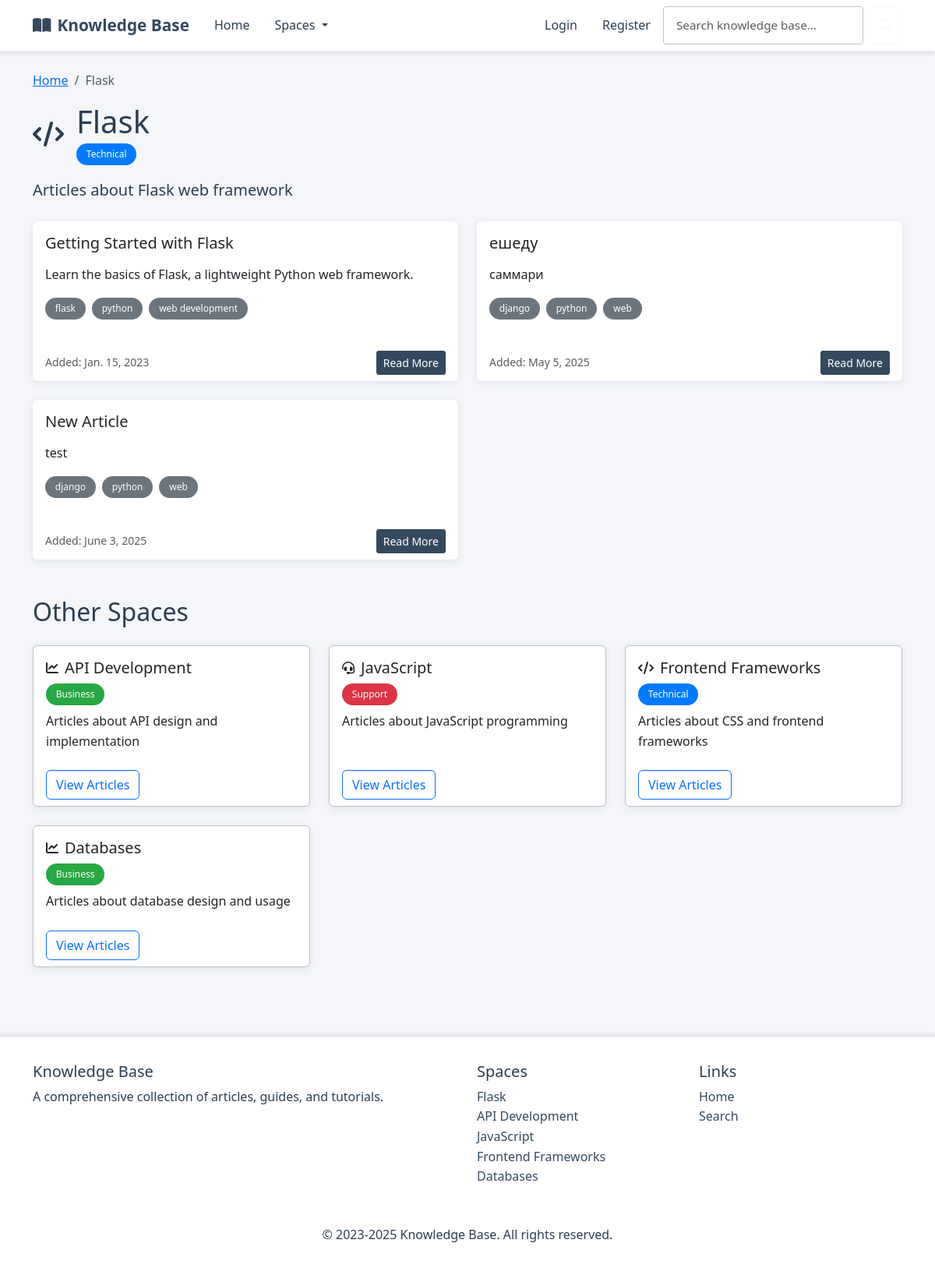
The app's page /space/1/ with its own data.
### kb/models.py (models this page shows, shortened)
class Space(models.Model):
    ICON_CHOICES = [
        ('fas fa-folder', 'Folder'),
        ('fas fa-book', 'Book'),
        ('fas fa-lightbulb', 'Lightbulb'),
        ('fas fa-cog', 'Settings'),
        ('fas fa-rocket', 'Rocket'),
        ('fas fa-star', 'Star'),
        ('fas fa-heart', 'Heart'),
        ('fas fa-trophy', 'Trophy'),
        ('fas fa-graduation-cap', 'Education'),
        ('fas fa-code', 'Code'),
        ('fas fa-database', 'Database'),
        ('fas fa-shield-alt', 'Security'),
        ('fas fa-users', 'Team'),
        ('fas fa-chart-line', 'Analytics'),
        ('fas fa-puzzle-piece', 'Puzzle'),
        ('fas fa-tools', 'Tools'),
        ('fas fa-globe', 'Global'),
        ('fas fa-mobile-alt', 'Mobile'),
        ('fas fa-cloud', 'Cloud'),
        ('fas fa-fire', 'Fire'),
    ]
    name = models.CharField(max_length=100)
    description = models.TextField()
    label = models.ForeignKey(Label, on_delete=models.SET_NULL, null=True, blank=True, related_name='spaces')
    icon = models.CharField(max_length=50, choices=ICON_CHOICES, default='fas fa-folder')
    class Meta:
        verbose_name_plural = "Spaces"

class Label(models.Model):
    COLOR_CHOICES = [
        ('#007bff', 'Blue'),
        ('#28a745', 'Green'),
        ('#dc3545', 'Red'),
        ('#ffc107', 'Yellow'),
        ('#6f42c1', 'Purple'),
        ('#fd7e14', 'Orange'),
        ('#20c997', 'Teal'),
        ('#e83e8c', 'Pink'),
        ('#6c757d', 'Gray'),
        ('#17a2b8', 'Cyan'),
    ]
    name = models.CharField(max_length=50)
    color = models.CharField(max_length=7, choices=COLOR_CHOICES, default='#007bff')
    class Meta:
        verbose_name_plural = "Labels"

class Article(models.Model):
    title = models.CharField(max_length=200)
    summary = models.TextField()
    space = models.ForeignKey(Space, on_delete=models.CASCADE, related_name='articles')
    author = models.ForeignKey(User, on_delete=models.CASCADE, related_name='articles', null=True, blank=True)
    tags = models.JSONField(default=list)
    created_at = models.DateField(default=timezone.now)
    updated_at = models.DateField(default=timezone.now)

### kb/views.py (the view)
# urls.py: path('space/<int:space_id>/', views.space_detail, name='space_detail'),
def space_detail(request, space_id):
    space = get_object_or_404(Space, id=space_id)
    articles = Article.objects.filter(space=space)
    if request.user.is_authenticated:
        for article in articles:
            article.is_read = article.is_read_by_user(request.user)
            article.is_favorited = article.is_favorited_by_user(request.user)
    context = {
        'space': space,
        'articles': articles,
        'title': f'Space: {space.name}'
    }
    return render(request, 'space.html', context)

### kb/context_processors.py (called while the page is built)
def categories_processor(request):
    return {
        'spaces': Space.objects.all()
    }

### templates/space.html (shortened to what this page needs)
{% extends 'layout.html' %}
{% load static %}
{% block content %}
<nav aria-label="breadcrumb">
    <ol class="breadcrumb">
        <li class="breadcrumb-item"><a href="/">Home</a></li>
        <li class="breadcrumb-item active" aria-current="page">{{ space.name }}</li>
    </ol>
</nav>
<div class="mb-4">
    <div class="d-flex align-items-center mb-3">
        {% if space.icon %}
        <i class="{{ space.icon }} me-3" style="font-size: 2rem;"></i>
        {% endif %}
        <div>
            <h1 class="mb-1">{{ space.name }}</h1>
            {% if space.label %}
            <span class="badge" style="background-color: {{ space.label.color }}; color: white;">{{ space.label.name }}</span>
            {% endif %}
        </div>
    </div>
    <p class="lead">{{ space.description }}</p>
</div>
{% if articles %}
    <div class="row row-cols-1 row-cols-md-2 g-4">
        {% for article in articles %}
        <div class="col">
            <div class="card article-card h-100">
                <div class="card-body">
                    <div class="d-flex justify-content-between align-items-start mb-2">
                        <h5 class="card-title">{{ article.title }}</h5>
                    </div>
                    <p class="card-text">{{ article.summary }}</p>
                    <div class="mb-3">
                        {% for tag in article.tags %}
                        <span class="badge bg-secondary me-1">{{ tag }}</span>
                        {% endfor %}
                    </div>
                </div>
                <div class="card-footer bg-transparent border-0">
                    <div class="d-flex justify-content-between align-items-center">
                        <small class="text-muted">Added: {{ article.created_at }}</small>
                        <a href="{% url 'article_detail' article_id=article.id %}" class="btn btn-sm btn-primary">Read More</a>
                    </div>
                </div>
            </div>
        </div>
        {% endfor %}
    </div>
{% else %}
    <div class="alert alert-info" role="alert">
        <h4 class="alert-heading">No articles found!</h4>
        <p>There are currently no articles in this space.</p>
    </div>
{% endif %}
<section class="mt-5">
    <h2 class="mb-4">Other Spaces</h2>
    <div class="row row-cols-1 row-cols-md-3 g-4">
        {% for other_space in spaces %}
            {% if other_space.id != space.id %}
            <div class="col">
                <div class="card space-card h-100">
                    <div class="card-body">
                        <div class="d-flex align-items-center mb-2">
                            {% if other_space.icon %}
                            <i class="{{ other_space.icon }} me-2"></i>
                            {% endif %}
                            <h5 class="card-title mb-0">{{ other_space.name }}</h5>
                        </div>
                        {% if other_space.label %}
                        <span class="badge mb-2" style="background-color: {{ other_space.label.color }}; color: white;">{{ other_space.label.name }}</span>
                        {% endif %}
                        <p class="card-text">{{ other_space.description }}</p>
                    </div>
                    <div class="card-footer bg-transparent border-0">
                        <a href="{% url 'space_detail' space_id=other_space.id %}" class="btn btn-outline-primary">View Articles</a>
                    </div>
                </div>
            </div>
            {% endif %}
        {% endfor %}
    </div>
</section>
{% endblock %}

### templates/layout.html (shortened to what this page needs)
{% load static %}
<!DOCTYPE html>
<html lang="en">
<head>
    <link href="https://cdn.jsdelivr.net/npm/bootstrap@5.3.0/dist/css/bootstrap.min.css" rel="stylesheet">
    <link rel="stylesheet" href="https://cdnjs.cloudflare.com/ajax/libs/font-awesome/6.4.0/css/all.min.css">
    <link rel="stylesheet" href="https://cdnjs.cloudflare.com/ajax/libs/highlight.js/11.7.0/styles/github-dark.min.css">
    <link rel="stylesheet" href="{% static 'css/custom.css' %}">
</head>
<body>
    <nav class="navbar navbar-expand-lg" style="background-color: #ffffff; border-bottom: 2px solid #e9ecef; box-shadow: 0 2px 4px rgba(0,0,0,0.1);">
        <div class="container">
            <a class="navbar-brand" href="{% url 'index' %}">
                <i class="fas fa-book-open me-2"></i>Knowledge Base
            </a>
            <div class="collapse navbar-collapse" id="navbarMain">
                <ul class="navbar-nav me-auto">
                    <li class="nav-item">
                        <a class="nav-link {% if request.path == '/' %}active{% endif %}" href="{% url 'index' %}">Home</a>
                    </li>
                    <li class="nav-item dropdown">
                        <a class="nav-link dropdown-toggle" href="#" id="spacesDropdown" role="button" data-bs-toggle="dropdown" aria-expanded="false">
                            Spaces
                        </a>
                    </li>
                </ul>
                <ul class="navbar-nav ms-auto">
                    {% if user.is_authenticated %}
                    <li class="nav-item dropdown">
                        <a class="nav-link dropdown-toggle" href="#" id="userDropdown" role="button" data-bs-toggle="dropdown" aria-expanded="false">
                            <i class="fas fa-user me-1"></i>{{ user.username }}
                        </a>
                        <ul class="dropdown-menu dropdown-menu-end" aria-labelledby="userDropdown">
                            <li><a class="dropdown-item" href="{% url 'logout' %}">Logout</a></li>
                        </ul>
                    </li>
                    {% else %}
                    <li class="nav-item">
                        <a class="nav-link {% if request.path == '/login/' %}active{% endif %}" href="{% url 'login' %}">Login</a>
                    </li>
                    <li class="nav-item">
                        <a class="nav-link {% if request.path == '/register/' %}active{% endif %}" href="{% url 'register' %}">Register</a>
                    </li>
                    {% endif %}
                </ul>
                <div class="d-flex position-relative">
                    <form id="searchForm" class="d-flex" action="{% url 'search' %}" method="get">
                        <input id="searchInput" class="form-control me-2" type="search" placeholder="Search knowledge base..." aria-label="Search" name="q">
                        <button class="btn btn-outline-light" type="submit">
                            <i class="fas fa-search"></i>
                        </button>
                    </form>
                </div>
            </div>
        </div>
    </nav>
    <main class="container py-4">
        {% block content %}{% endblock %}
    </main>
    <footer class="footer">
        <div class="container">
            <div class="row">
                <div class="col-md-6">
                    <h5>Knowledge Base</h5>
                    <p>A comprehensive collection of articles, guides, and tutorials.</p>
                </div>
                <div class="col-md-3">
                    <h5>Spaces</h5>
                    <ul class="list-unstyled">
                        {% for space in spaces %}
                        <li><a href="{% url 'space_detail' space_id=space.id %}" class="text-decoration-none" style="color: var(--primary-corporate);">{{ space.name }}</a></li>
                        {% endfor %}
                    </ul>
                </div>
                <div class="col-md-3">
                    <h5>Links</h5>
                    <ul class="list-unstyled">
                        <li><a href="{% url 'index' %}" class="text-decoration-none" style="color: var(--primary-corporate);">Home</a></li>
                        <li><a href="{% url 'search' %}" class="text-decoration-none" style="color: var(--primary-corporate);">Search</a></li>
                    </ul>
                </div>
            </div>
            <hr style="border-color: #e9ecef;">
            <div class="text-center">
                <p>&copy; 2023-2025 Knowledge Base. All rights reserved.</p>
            </div>
        </div>
    </footer>
</body>
</html>

### static/css/custom.css (style rules this page uses)
:root { --primary-corporate: #34495e; --secondary-corporate: #2c3e50; --accent-corporate: #3498db; --success-corporate: #27ae60; --warning-corporate: #f39c12; --danger-corporate: #e74c3c; --light-corporate: #ecf0f1; --dark-corporate: #2c3e50; --background-corporate: #f4f6f9; --text-corporate: #2c3e50; --border-corporate: #bdc3c7; --shadow-corporate: rgba(52, 73, 94, 0.1); }
body { background-color: var(--background-corporate); color: var(--text-corporate); font-family: 'Segoe UI', Tahoma, Geneva, Verdana, sans-serif; line-height: 1.6; }
.navbar-brand { color: var(--primary-corporate) !important; font-weight: 600; font-size: 1.3rem; }
.navbar-nav .nav-link { color: var(--text-corporate) !important; font-weight: 500; padding: 0.5rem 1rem !important; transition: all 0.3s ease; border-radius: 4px; }
.btn-primary { background-color: var(--primary-corporate); border-color: var(--primary-corporate); font-weight: 500; border-radius: 3px; }
.card { background-color: #ffffff; border: 1px solid var(--border-corporate); border-radius: 6px; box-shadow: 0 2px 8px var(--shadow-corporate); transition: all 0.3s ease; }
.form-control { border: 1px solid var(--border-corporate); border-radius: 4px; padding: 0.75rem 1rem; font-size: 0.95rem; }
.badge { background-color: var(--primary-corporate); color: #ffffff; font-weight: 500; padding: 0.5rem 0.8rem; border-radius: 15px; }
.space-card { transition: transform 0.2s ease, box-shadow 0.2s ease; height: 100%; }
.article-card { height: 100%; transition: transform 0.2s ease; border: 1px solid var(--article-border-color); }
.footer { margin-top: 4rem; padding: 2rem 0; border-top: 1px solid var(--bs-border-color); }
.footer { margin-top: 4rem; padding: 2rem 0; background-color: #ffffff; color: var(--text-corporate); border-top: 2px solid #e9ecef; box-shadow: 0 -2px 4px rgba(0,0,0,0.1); }

### records on screen
Space: name "Flask", label.name "Technical", description "Articles about Flask web framework"
Article: title "Getting Started with Flask", summary "Learn the basics of Flask, a lightweight Python web framework.", tags "flask" "python" "web development", created_at "Jan. 15, 2023"
Article: title "ешеду", summary "саммари", tags "django" "python" "web", created_at "May 5, 2025"
Article: title "New Article", summary "test", tags "django" "python" "web", created_at "June 3, 2025"
Space: name "API Development", label.name "Business", description "Articles about API design and implementation"
Space: name "JavaScript", label.name "Support", description "Articles about JavaScript programming"
Space: name "Frontend Frameworks", label.name "Technical", description "Articles about CSS and frontend frameworks"
Space: name "Databases", label.name "Business", description "Articles about database design and usage"
